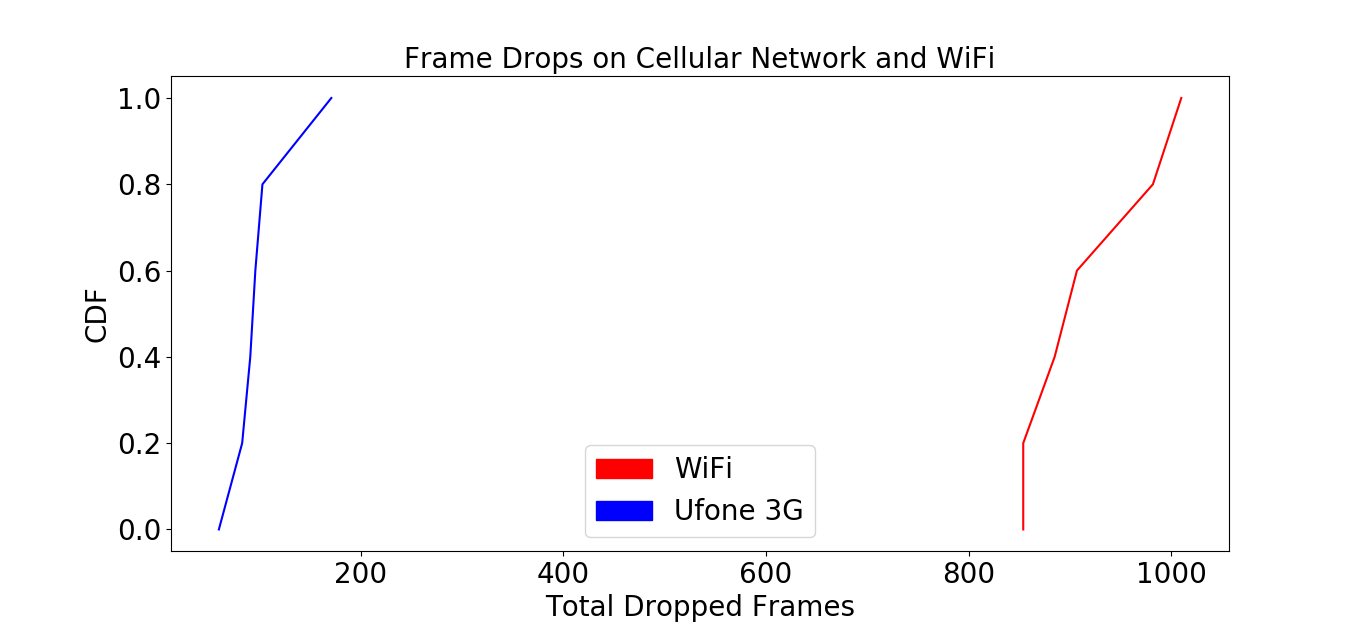

Write Python code to recreate this figure.

import matplotlib.pyplot as plt
import numpy as np
import matplotlib.patches as mpatches
roundtriptimes= [171,96,91,60,83,103]
roundtriptimes2 = [885,854,1010,854,982,907]



sortedtime = np.sort(roundtriptimes)
p = 1. * np.arange(len(roundtriptimes))/(len(roundtriptimes) - 1)

sortedtime2 = np.sort(roundtriptimes2)
p2 = 1. * np.arange(len(roundtriptimes2))/(len(roundtriptimes2) - 1)

plt.plot(sortedtime2, p2,'-r')
plt.plot(sortedtime, p,'-b')
red_patch = mpatches.Patch(color='red', label='WiFi')
blue_patch = mpatches.Patch(color='blue', label='Ufone 3G')



plt.tick_params(labelsize=20)
plt.subplots_adjust( bottom=0.135)
plt.legend(handles=[red_patch,blue_patch],fontsize = 20)


plt.xlabel('Total Dropped Frames',fontsize = 20)
plt.ylabel('CDF',fontsize = 20)
plt.title('Frame Drops on Cellular Network and WiFi',fontsize = 20)
plt.show()
